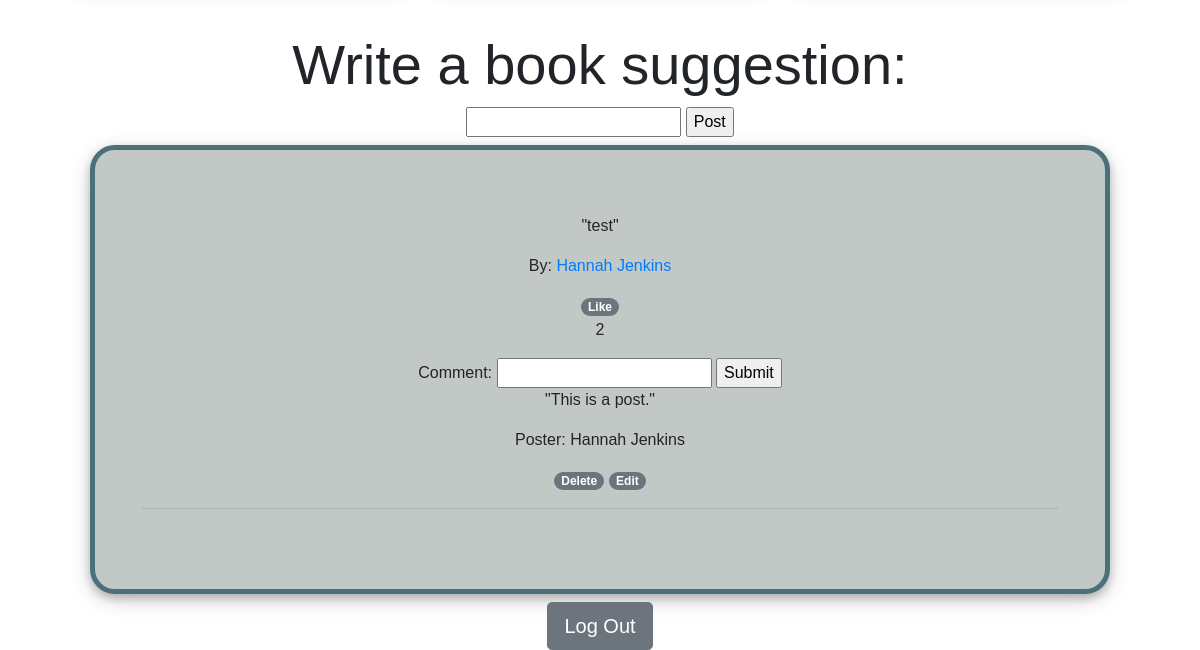
The app's page /success (signed in, lower part), older data.
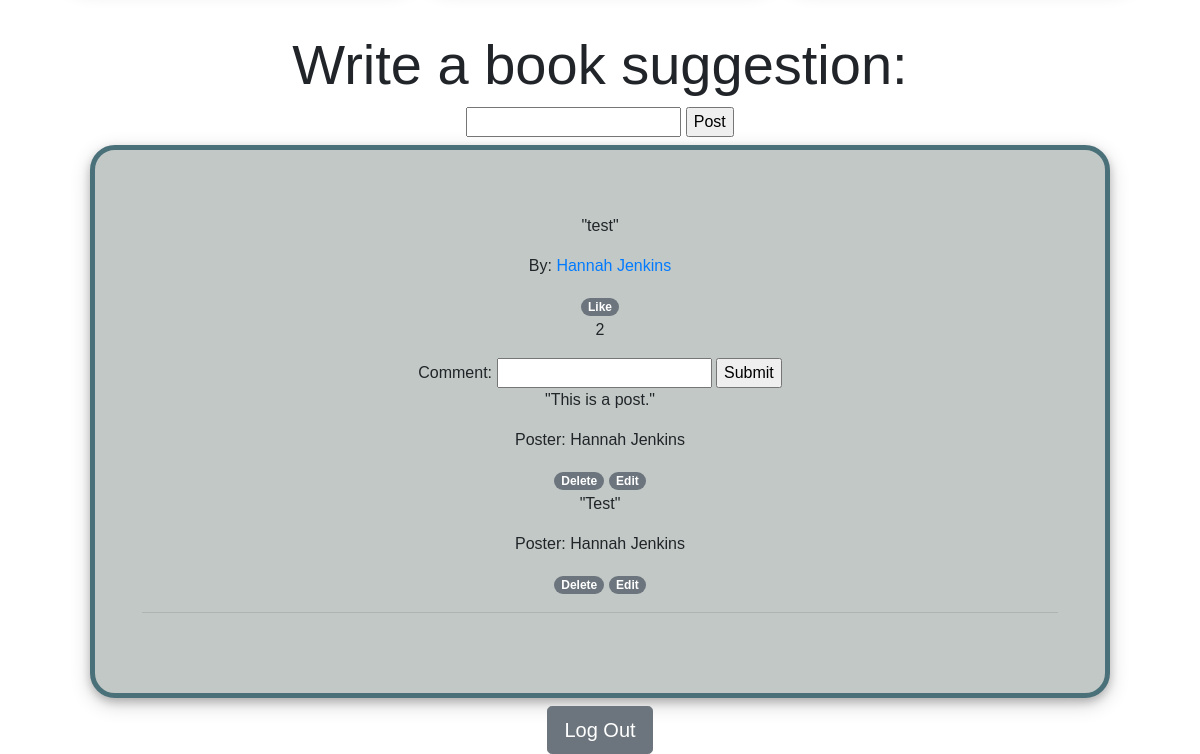
The same page, newer data.
### great_reads_app/models.py (models this page shows, shortened)
class Wall_Message(models.Model):
    message = models.CharField(max_length=255)
    poster = models.ForeignKey(User, related_name='user_messages', on_delete=models.CASCADE)
    user_likes = models.ManyToManyField(User, related_name='liked_posts')

class User(models.Model):
    first_name = models.CharField(max_length=45)
    last_name = models.CharField(max_length=45)
    email = models.EmailField(unique=True)
    password = models.CharField(max_length=255)
    birthday = models.DateField(null=True)
    objects = UserManager()

class Comment(models.Model):
    comment = models.CharField(max_length=255)
    poster = models.ForeignKey(User, related_name='user_comments', on_delete=models.CASCADE)
    wall_message = models.ForeignKey(Wall_Message, related_name='post_comments', on_delete=models.CASCADE)

### great_reads_app/views.py (the view)
# urls.py: path('success', views.success),
def success(request):
    if 'user_id' not in request.session:
        return redirect('/')
    user = User.objects.get(id=request.session['user_id'])
    context = {
        'user': user,
        'wall_messages': Wall_Message.objects.all(),
        'books_listed' : Books_Listed.objects.all()
    }
    return render(request, 'success.html', context)

### great_reads_app/templates/success.html (shortened to what this page needs)
<!DOCTYPE html>
<html lang="en">
    <head>
        <link rel="stylesheet" href="https://maxcdn.bootstrapcdn.com/bootstrap/4.0.0/css/bootstrap.min.css">
        <link rel="stylesheet" href="/static/css/style.css">
    </head>
    <body>
        <div class="container">
            <div class="container d-flex justify-content-around flex-wrap">
            </div>
        </div>
            <div class="col text-center">
                <h1 class="display-4"> Write a book suggestion:</h1>
                <form action="/post_message" method=POST>
                    <input type="text" name="message">
                    <input type="submit" value="Post">
                </form>
            </div>
        <div class="jumbotron text-center mx-auto my-2" style="min-height:400px; width:85%">
            <div class="container">
                <div id="posts">
                    {% for post in wall_messages %}
                    <div class="one_post">
                        <p class="post">"{{post.message}}"</p>
                        <p class="poster">By: <a href="/user_profile/{{post.poster.id}}">{{post.poster.first_name}} {{post.poster.last_name}}</a></p>
                        <a class="badge badge-pill badge-secondary" href="/like/{{post.id}}">Like</a>
                        <p>{{post.user_likes.count}}</p>
                        <form action="/post_comment/{{post.id}}" method=POST>
                            Comment: <input type="text" name="comment">
                            <input type="submit" value="Submit">
                        </form>
                        {% for comment in post.post_comments.all %}
                            <p>"{{comment.comment}}"</p>
                            <p>Poster: {{comment.poster.first_name}} {{comment.poster.last_name}}</p>
                            {% if user.id == comment.poster.id %}
                            <a class="badge badge-pill badge-secondary" href="/delete/{{comment.id}}">Delete</a>
                            <a class="badge badge-pill badge-secondary" href="/edit/{{comment.id}}">Edit</a>
                            {% endif %}
                        {% endfor %}
                    </div>
                    <hr>
                    {% endfor %}
                </div>
            </div>
        </div>
        <div class="text-center">
            <a class="btn btn-secondary btn-lg" href="/logout">Log Out</a>
        </div>
    </body>
</html>

### great_reads_app/static/css/style.css (style rules this page uses)
body { font-family: 'Century Gothic', helvetica, arial; }
.jumbotron { background-color:#c2c8c5; border: solid 5px #4a707a; border-radius:25px; box-shadow: 0 4px 8px 0 rgba(0, 0, 0, 0.2), 0 6px 20px 0 rgba(0, 0, 0, 0.19); }

Row changes from the older to the newer data that the page shows:
added Comment: comment "Test", poster.first_name "Hannah", poster.last_name "Jenkins"
